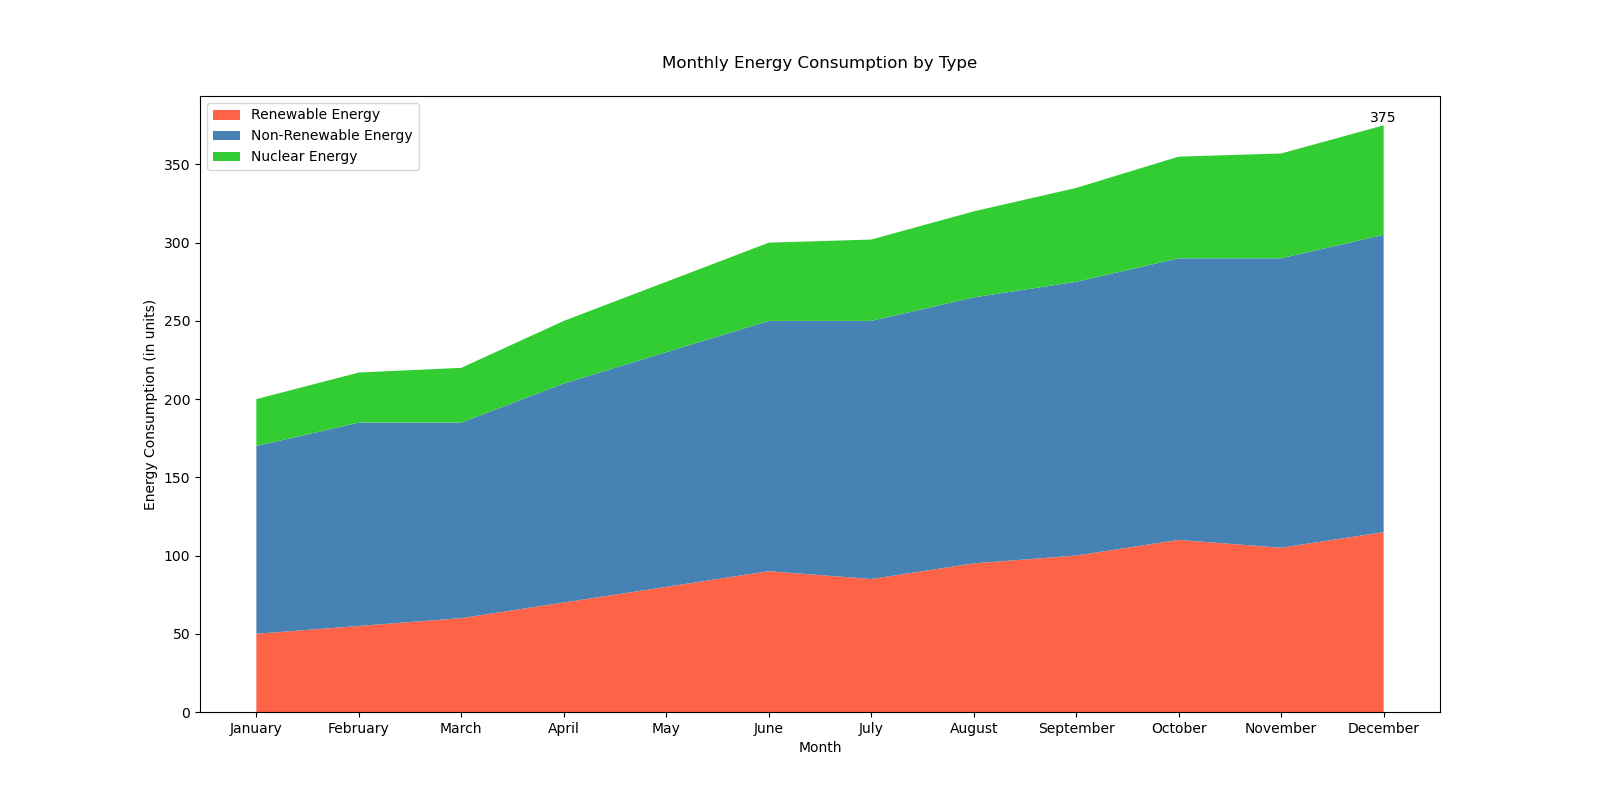

Reproduce this figure in Python.

import matplotlib.pyplot as plt
import pandas as pd

# Generate data points
data = {
    'Month': ['January', 'February', 'March', 'April', 'May', 'June', 
              'July', 'August', 'September', 'October', 'November', 'December'],
    'Consumption of Renewable Energy': [50, 55, 60, 70, 80, 90, 85, 95, 100, 110, 105, 115],
    'Consumption of Non-Renewable Energy': [120, 130, 125, 140, 150, 160, 165, 170, 175, 180, 185, 190],
    'Consumption of Nuclear Energy': [30, 32, 35, 40, 45, 50, 52, 55, 60, 65, 67, 70]
}

df = pd.DataFrame(data)

# Set the figure size
plt.figure(figsize=(16, 8))

# Plotting the stacked area chart
plt.stackplot(df['Month'],
              df['Consumption of Renewable Energy'], df['Consumption of Non-Renewable Energy'], df['Consumption of Nuclear Energy'],
              labels=['Renewable Energy', 'Non-Renewable Energy', 'Nuclear Energy'],
              colors=['#FF6347', '#4682B4', '#32CD32'])

# Add title and labels
plt.title('Monthly Energy Consumption by Type', pad=20)
plt.xlabel('Month')
plt.ylabel('Energy Consumption (in units)')

# Add legend
plt.legend(loc='upper left')

# Annotate specific data points
for i, (mon, renew, non_renew, nuclear) in enumerate(zip(df['Month'], df['Consumption of Renewable Energy'], df['Consumption of Non-Renewable Energy'], df['Consumption of Nuclear Energy'])):
    if mon == 'December':
        plt.text(i, renew+non_renew+nuclear, f'{renew+non_renew+nuclear}', ha='center', va='bottom')

# Show the plot
plt.show()
